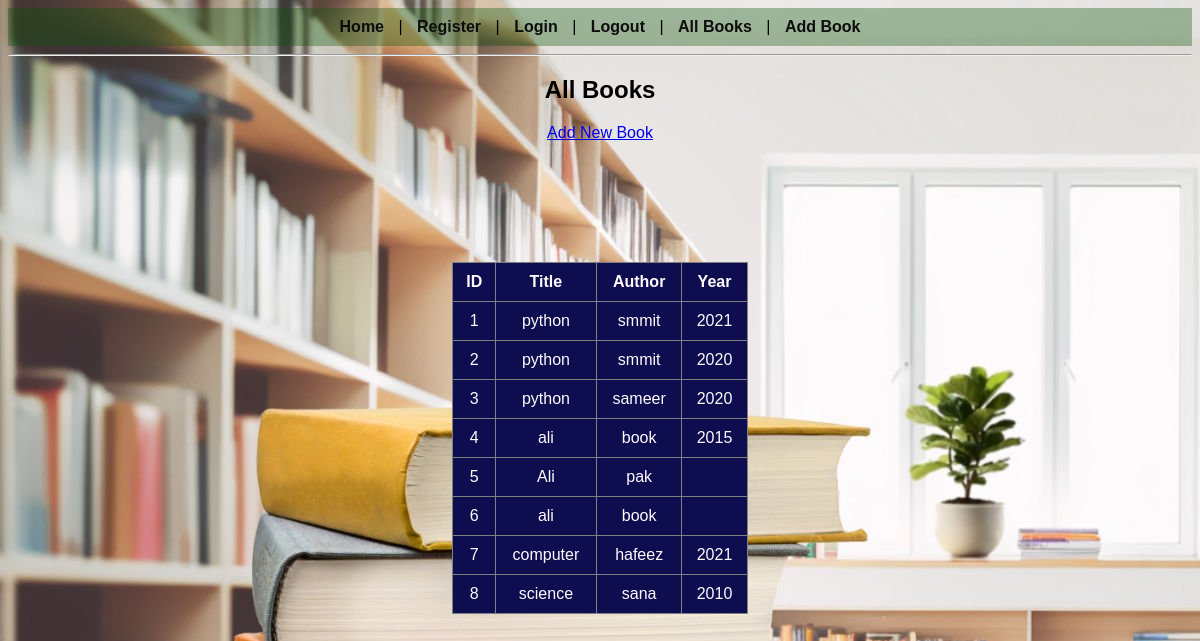
/books (signed in), run on the app's committed database.
### tables this page shows
CREATE TABLE books (
            id INTEGER PRIMARY KEY AUTOINCREMENT,
            title TEXT NOT NULL,
            author TEXT NOT NULL,
            year INTEGER
        );

### app.py (the view)
@app.route('/books')
def books():
    if 'username' not in session:
        return redirect(url_for('login'))
    conn = sqlite3.connect('users.db')
    c = conn.cursor()
    c.execute("SELECT * FROM books")
    books = c.fetchall()
    conn.close()
    return render_template('books.html', books=books)

### templates/books.html
{% extends 'base.html' %}
{% block content %}
<h2>All Books</h2>
<a href="{{ url_for('add_book') }}">Add New Book</a>
<div class= "container">
<table border="1" cellpadding="10" >
    <tr><th>ID</th><th>Title</th><th>Author</th><th>Year</th></tr>
    {% for book in books %}
    <tr>
        <td>{{ book[0] }}</td>
        <td>{{ book[1] }}</td>
        <td>{{ book[2] }}</td>
        <td>{{ book[3] }}</td>
    </tr>
    {% endfor %}
</table>
</div>
{% endblock %}

### templates/base.html (shortened to what this page needs)
<!DOCTYPE html>
<html>
<head>
    <link rel="stylesheet" type="text/css" href="{{ url_for('static', filename='css/style.css') }}">
</head>
<body>
    <nav>
        <a href="/">Home</a> |
        <a href="/register">Register</a> |
        <a href="/login">Login</a> |
        <a href="/logout">Logout</a> |
        <a href="/books">All Books</a> |
        <a href="/add_book">Add Book</a>
    </nav>
    <hr>
    {% block content %}{% endblock %}
</body>
</html>

### static/css/style.css (style rules this page uses)
body { background-image: url("i1.jpg"); display: block; font-family: Arial, sans-serif; margin: 100; padding: 20; text-align: center; }
nav { background-color: #0e530859; padding: 10px; text-align: center; }
nav a { margin: 0 10px; text-decoration: none; color: #0e0d0d; font-weight: bold; text-align: center; }
.container { padding: 100px; }
table { width: 30%; border-collapse: collapse; margin: 20px auto; background: rgb(13, 13, 80); color: #fffafa; }

### data on the page
books: id "1", title "python", author "smmit", year "2021"
books: id "2", title "python", author "smmit", year "2020"
books: id "3", title "python", author "sameer", year "2020"
books: id "4", title "ali", author "book", year "2015"
books: id "5", title "Ali", author "pak"
books: id "6", title "ali", author "book"
books: id "7", title "computer", author "hafeez", year "2021"
books: id "8", title "science", author "sana", year "2010"
